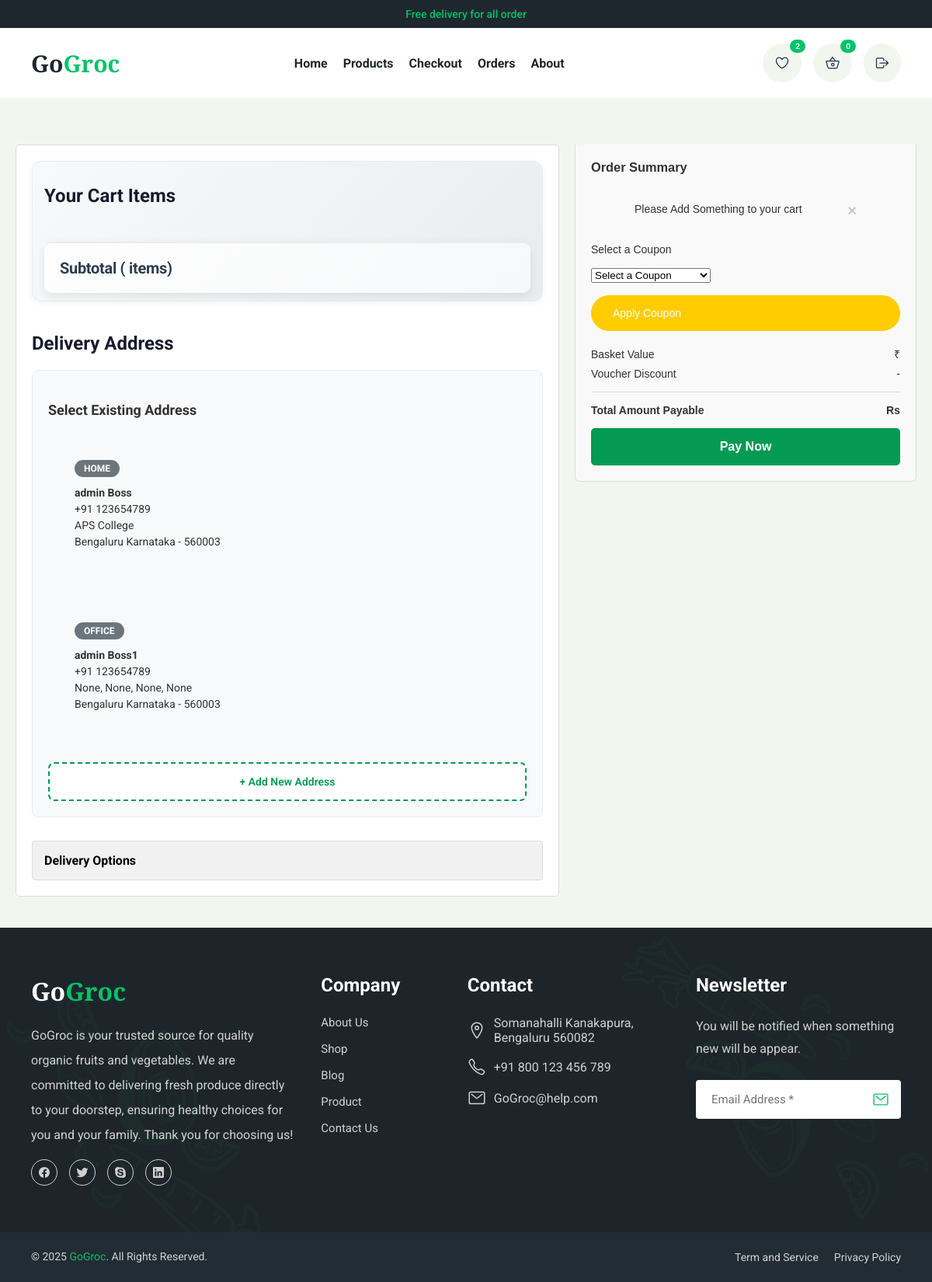
The page /store/cart/ (signed in) on the database as committed earlier.
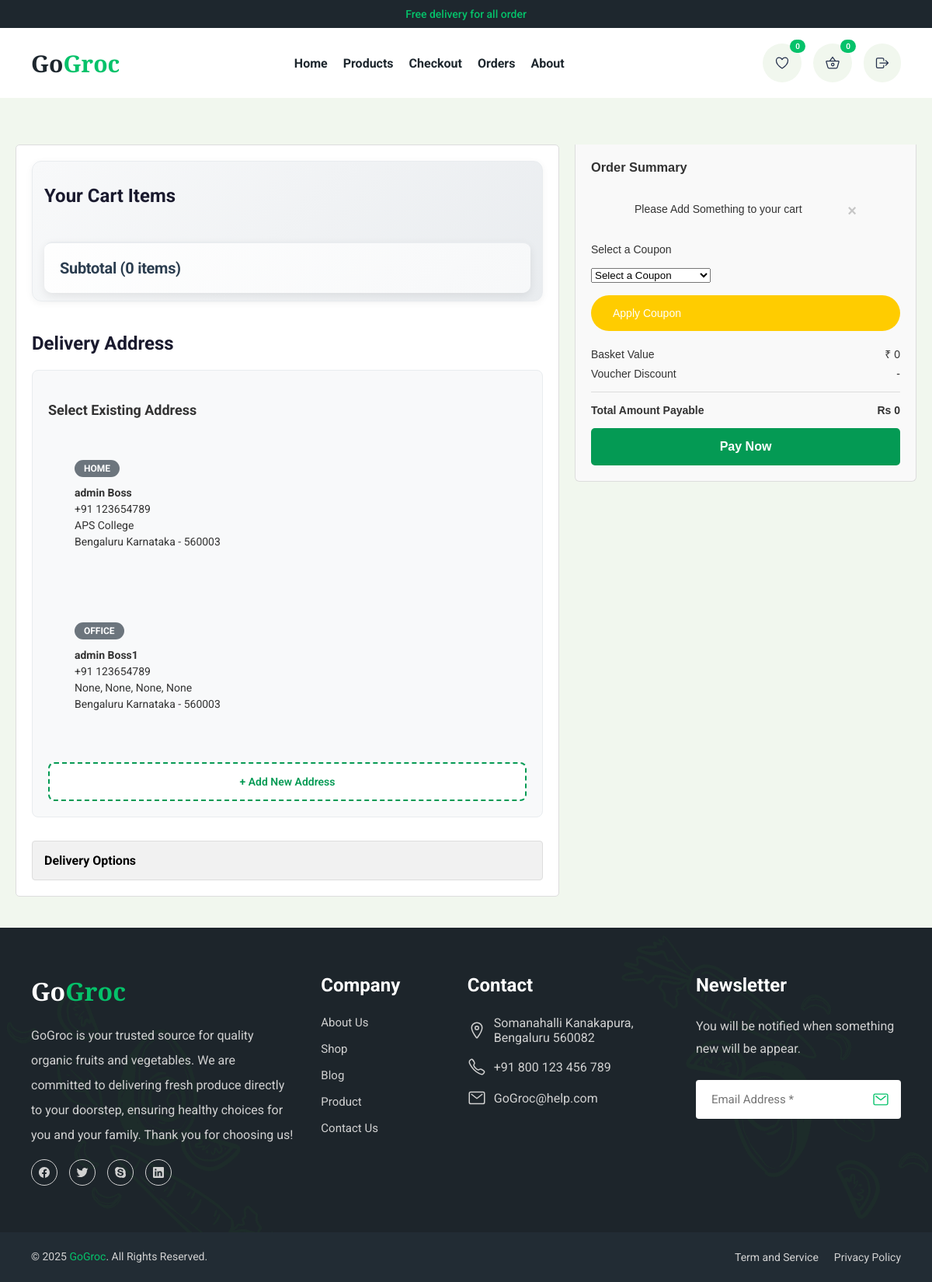
The same page on the database as committed later.
### apps/accounts/models.py (models this page shows, shortened)
class Address(BaseModel):
    user = models.ForeignKey(User, on_delete=models.CASCADE, related_name="addresses")
    first_name = models.CharField(max_length=100)
    last_name = models.CharField(max_length=100)
    mobile = models.CharField(max_length=20)
    address = models.TextField()
    city = models.CharField(max_length=100)
    state = models.CharField(max_length=100)
    country = models.CharField(max_length=100)
    zip_code = models.CharField(max_length=20)
    address_type = models.CharField(max_length=50, choices=[
        ('home', 'Home'),
        ('work', 'Work'),
        ('other', 'Other')
    ], default='home')

### apps/store/models.py (models this page shows, shortened)
class Cart(BaseModel):
    user = models.ForeignKey(User, on_delete=models.CASCADE, related_name="cart")
    coupon = models.ForeignKey(Coupon, on_delete=models.SET_NULL, null=True, blank=True)
    is_paid = models.BooleanField(default=False)
    razor_pay_order_id = models.CharField(max_length=100, null=True, blank=True)
    razor_pay_payment_id = models.CharField(max_length=100, null=True, blank=True)
    razor_pay_payment_signature = models.CharField(max_length=100, null=True, blank=True)
    def get_discount_price(self):
        return self.coupon.discount_price if self.coupon else 0
    def get_cart_total_without_discount(self):
        return sum(cart_item.total_price() for cart_item in self.cart_items.all())
    def get_cart_total(self):
        total_price = self.get_cart_total_without_discount() - self.get_discount_price()
        return max(total_price, 0)
    def get_products_count(self):
        return self.cart_items.count()
    class Meta:
        constraints = [
            models.UniqueConstraint(
                fields=['user'],
                condition=Q(is_paid=False),
                name='unique_unpaid_cart_per_user'
            )
        ]

### apps/store/views.py (the view, shortened to what this page needs)
# urls.py: path('cart/', cartPage, name='cartPage'),
@login_required
def cartPage(request):
    cart_obj = Cart.objects.filter(is_paid=False, user=request.user).first()
    coupons = Coupon.objects.all()
    cart_products = []
    if cart_obj:
        cart_products = cart_obj.cart_items.select_related('product').all()
    if cart_obj:
        print("Cart Object:", cart_obj.get_cart_total())
    else:
        print("Cart Object: None")
    if cart_obj and cart_obj.cart_items.exists():
        client = razorpay.Client(auth=(settings.KEY, settings.SECRET))
        try:
            amount = int(float(cart_obj.get_cart_total()) * 100)
            if amount <= 0:
                messages.warning(request, "Cart total is too low to proceed with payment.")
                payment = None
            else:
                payment = client.order.create({
                    'amount': amount,
                    'currency': 'INR',
                    'payment_capture': 1
                })
                cart_obj.razor_pay_order_id = payment['id']
                cart_obj.save()
                print("Razorpay Order ID:", payment['id'])
        except Exception as e:
            messages.error(request, f"Payment gateway error: {str(e)}")
            payment = None
    else:
        messages.warning(request, 'Please Add Something to your cart')
        payment = None
    addresses = request.user.addresses.all()
    context = {
        'cart': cart_obj,
        'cart_products': cart_products,
        'addresses': addresses,
        'coupons': coupons,
        'payment': payment,
    }
    return render(request, 'store/cart.html', context)

### templates/store/cart.html (shortened to what this page needs)
{% extends "base/base.html" %}
{% block head %}
<link rel="stylesheet" href="/media/css/cart.css" />
{% endblock head %}
{% block main %}
<main class="cart-main">
  <div class="cart-container">
    <div class="form-section">
      <div class="cart-items-section">
        <h2>Your Cart Items</h2>
        <div class="cart-subtotal">
          <div class="subtotal-line">
            <span>Subtotal ( items)</span>
          </div>
        </div>
      </div>
      <h2>Delivery Address</h2>
      <ul class="existing-addresses">
        <li>
          <h3>Select Existing Address</h3>
          <ul class="address-options">
            {% for address in addresses %}
            <li class="address-card">
              <label for="address-{{ address.uuid }}" class="address-label">
                <div class="address-nickname">{{ address.address_type|upper }}</div>
                <div class="address-details">
                  <strong>{{ address.first_name }} {{ address.last_name }}</strong><br />
                  +91 {{ address.mobile }}<br />
                  {{ address.address }}<br />
                  {{ address.city }} {{ address.state }} - {{ address.zip_code }}
                </div>
              </label>
            </li>
            {% endfor %}
          </ul>
          <button class="add-new-address-btn" onclick="toggleAddressForm()">
            + Add New Address
          </button>
        </li>
      </ul>
      <div class="collapsible">
        <div class="dropdown" onclick="toggleDropdown('delivery-options')">
          <strong>Delivery Options</strong>
        </div>
      </div>
    </div>
    <div class="summary-wrapper">
      <div class="summary-section">
        <h3>Order Summary</h3>
        <form method="POST" action="{% url 'cartPage' %}" class="voucher-box p-3 rounded shadow-sm"
          style="background-color: #f9f9f9;">
          {% include "base/alert.html" %}
          {% if cart.coupon %}
          <div class="mb-3">
            <p class="mb-1 text-success fw-semibold">
              <i class="bi bi-check-circle-fill"></i> Applied Coupon: {{ cart.coupon.coupon_code }}
              <span class="badge bg-success text-white"></span><br />
            </p>
            <p class="mb-2">Discount: Rs {{ cart.coupon.discount_price }}</p><br />
            <button name="remove_coupon" value="1" type="submit" class="btn btn-outline-danger w-100">
              <i class="bi bi-x-circle"></i> Remove Coupon
            </button>
          </div>
          {% else %}
          <div class="mb-3">
            <label for="coupon" class="form-label fw-semibold">Select a Coupon</label><br />
            <select name="coupon" id="coupon" class="form-select">
              <option disabled selected>Select a Coupon</option>
            </select>
          </div>
          <br />
          <button type="submit" class="btn w-100">
             Apply Coupon
          </button>
          {% endif %}
        </form>
        <div class="summary-line">
          <span>Basket Value</span>
          <span id="basket-value">₹ {{ cart.get_cart_total_without_discount }}</span>
        </div>
        <div class="summary-line">
          <span>Voucher Discount</span>
          <span id="voucher-discount">
            {% if cart.coupon %}- Rs {{ cart.get_discount_price }}{% else %}-{% endif %}
          </span>
        </div>
        <div class="summary-line total">
          <span>Total Amount Payable</span>
          <span id="total-amount">Rs {{ cart.get_cart_total }}</span>
        </div>
        <button id="rzp-button1" class="checkout-btn">Pay Now</button>
      </div>
    </div>
  </div>
</main>
{% endblock main %}

### templates/base/base.html (shortened to what this page needs)
<!DOCTYPE html>
<html lang="en">
<head>
  <link rel="stylesheet" href="/media/css/base.css">
  {% block head %}
  {% endblock head %}
</head>
<body id="top">
  <header class="header" data-header>
    <div class="top-bar">
      <div class="container">
        <p>Free delivery for all order</p>
      </div>
    </div>
    <div class="nav-wrapper">
      <div class="container">
        <h1 class="h1">
          <a href="{% url 'index' %}" class="logo">Go<span class="span">Groc</span></a>
        </h1>
        <nav class="navbar" data-navbar>
          <ul class="navbar-list">
            <li>
              <a href="{% url 'index' %}" class="navbar-link">Home</a>
            </li>
            <li>
              <a href="{% url 'products' %}" class="navbar-link">Products</a>
            </li>
            <li>
              <a href="{% url 'cartPage' %}" class="navbar-link">Checkout</a>
            </li>
            <li>
              <a href="{% url 'orderPage' %}" class="navbar-link">Orders</a>
            </li>
            <li>
              <a href="{% url 'about' %}" class="navbar-link">About</a>
            </li>
          </ul>
        </nav>
        <div class="header-action">
          <div class="search-wrapper" data-search-wrapper>
            <button class="" aria-label="Toggle search" data-search-btn>
              <ion-icon name="" class="search-icon"></ion-icon>
            </button>
          </div>
          {% if request.user.is_authenticated %}
          <button class="header-action-btn" aria-label="Open whishlist" data-panel-btn="whishlist">
            <ion-icon name="heart-outline"></ion-icon>
            <data class="btn-badge">{{ request.user.wishlist.count }}</data>
          </button>
          <button class="header-action-btn" aria-label="Open shopping cart" data-panel-btn="cart">
            <ion-icon name="basket-outline"></ion-icon>
            <span class="btn-badge">{{ cart_item_count }}</span>
          </button>
          {% endif %}
          {% if request.user.is_authenticated %}
          <a href="{% url 'logout' %}" class="action-btn-login" aria-label="Logout">
            <ion-icon name="log-out-outline"></ion-icon>
          </a>
          {% endif %}
        </div>
      </div>
    </div>
  </header>
  {% block main %}
  {% endblock main %}
  <footer class="footer">
    <div class="footer-top">
      <div class="container">
        <div class="footer-brand">
          <a href="{% url 'index' %}" class="logo">Go<span class="span">Groc</span></a>
          <p class="footer-text">
            GoGroc is your trusted source for quality organic fruits and vegetables. We are committed to delivering
            fresh produce directly to your doorstep, ensuring healthy choices for you and your family. Thank you for
            choosing us!
          </p>
          <ul class="social-list">
            <li>
              <a href="#" class="social-link">
                <ion-icon name="logo-facebook"></ion-icon>
              </a>
            </li>
            <li>
              <a href="#" class="social-link">
                <ion-icon name="logo-twitter"></ion-icon>
              </a>
            </li>
            <li>
              <a href="#" class="social-link">
                <ion-icon name="logo-skype"></ion-icon>
              </a>
            </li>
            <li>
              <a href="#" class="social-link">
                <ion-icon name="logo-linkedin"></ion-icon>
              </a>
            </li>
          </ul>
        </div>
        <ul class="footer-list">
          <li>
            <p class="footer-list-title">Company</p>
          </li>
          <li>
            <a href="./about.html" class="footer-link">About Us</a>
          </li>
          <li>
            <a href="./shop.html" class="footer-link">Shop</a>
          </li>
          <li>
            <a href="./blog.html" class="footer-link">Blog</a>
          </li>
          <li>
            <a href="./shop.html" class="footer-link">Product</a>
          </li>
          <li>
            <a href="./contact.html" class="footer-link">Contact Us</a>
          </li>
        </ul>
        <ul class="footer-list">
          <li>
            <p class="footer-list-title">Contact</p>
          </li>
          <li class="footer-item">
            <div class="contact-icon">
              <ion-icon name="location-outline"></ion-icon>
            </div>
            <address class="contact-link">
              Somanahalli Kanakapura, Bengaluru 560082
            </address>
          </li>
          <li class="footer-item">
            <div class="contact-icon">
              <ion-icon name="call-outline"></ion-icon>
            </div>
            <a href="tel:+91800123456789" class="contact-link">+91 800 123 456 789</a>
          </li>
          <li class="footer-item">
            <div class="contact-icon">
              <ion-icon name="mail-outline"></ion-icon>
            </div>
            <a href="mailto:gogroc351@gmail.com" class="contact-link">GoGroc@help.com</a>
          </li>
        </ul>
        <div class="footer-list">
          <p class="footer-list-title">Newsletter</p>
          <p class="newsletter-text">
            You will be notified when something new will be appear.
          </p>
          <form action="" class="footer-form">
            <input type="email" name="email" placeholder="Email Address *" required class="footer-input">
            <button type="submit" class="footer-form-btn" aria-label="Submit">
              <ion-icon name="mail-outline"></ion-icon>
            </button>
          </form>
        </div>
      </div>
    </div>
    <div class="footer-bottom">
      <div class="container">
        <p class="copyright">
          &copy; 2025 <a href="#" class="copyright-link">GoGroc</a>. All Rights Reserved.
        </p>
        <ul class="footer-bottom-list">
          <li>
            <a href="#" class="footer-bottom-link">Term and Service</a>
          </li>
          <li>
            <a href="#" class="footer-bottom-link">Privacy Policy</a>
          </li>
        </ul>
      </div>
    </div>
  </footer>
</body>
</html>

### templates/base/alert.html (shortened to what this page needs)
<!DOCTYPE html>
<html lang="en">
<head>
</head>
<body>
  <div class="container mt-5">
    {% if messages %}
      {% for message in messages %}
        <div class="alert alert-primary">
          {{ message }}
          <span class="close" onclick="this.parentElement.style.display='none';">&times;</span>
        </div>
      {% endfor %}
    {% endif %}
  </div>
</body>
</html>

Rows that differ between the two databases and show on the page:
added Cart: get_cart_total_without_discount "0", get_cart_total "0"
Other text that changed with them:
{{ request.user.wishlist.count }}: "2" → "0"
